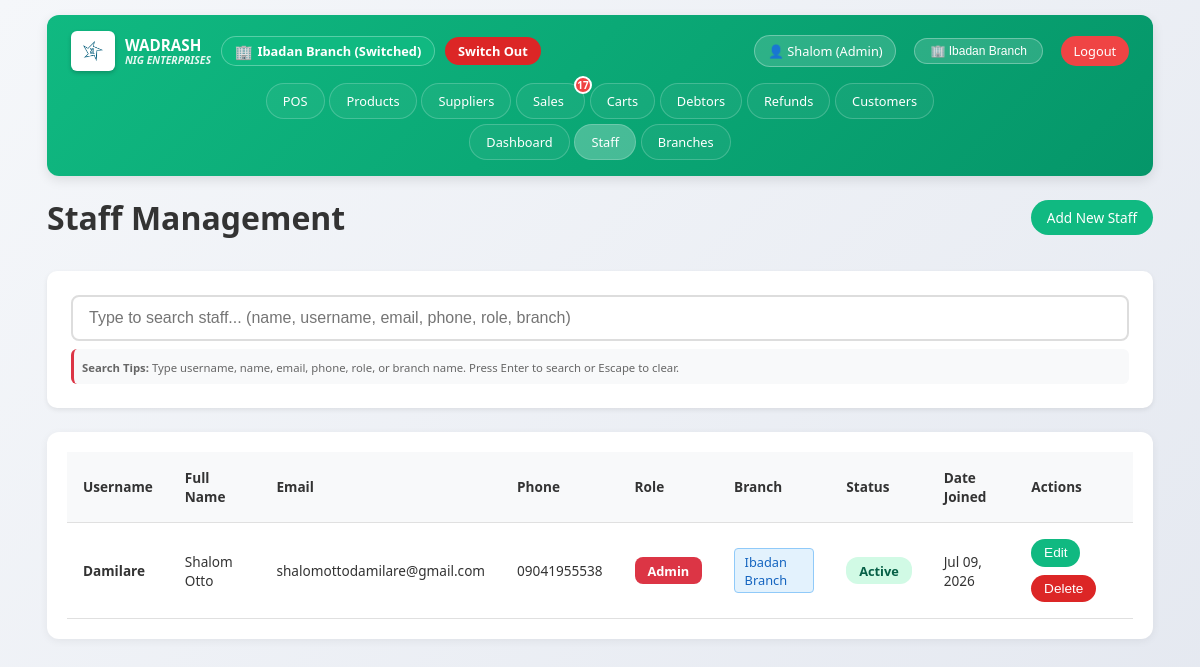
/staff/ (signed in), run on an earlier commit of the app's database.
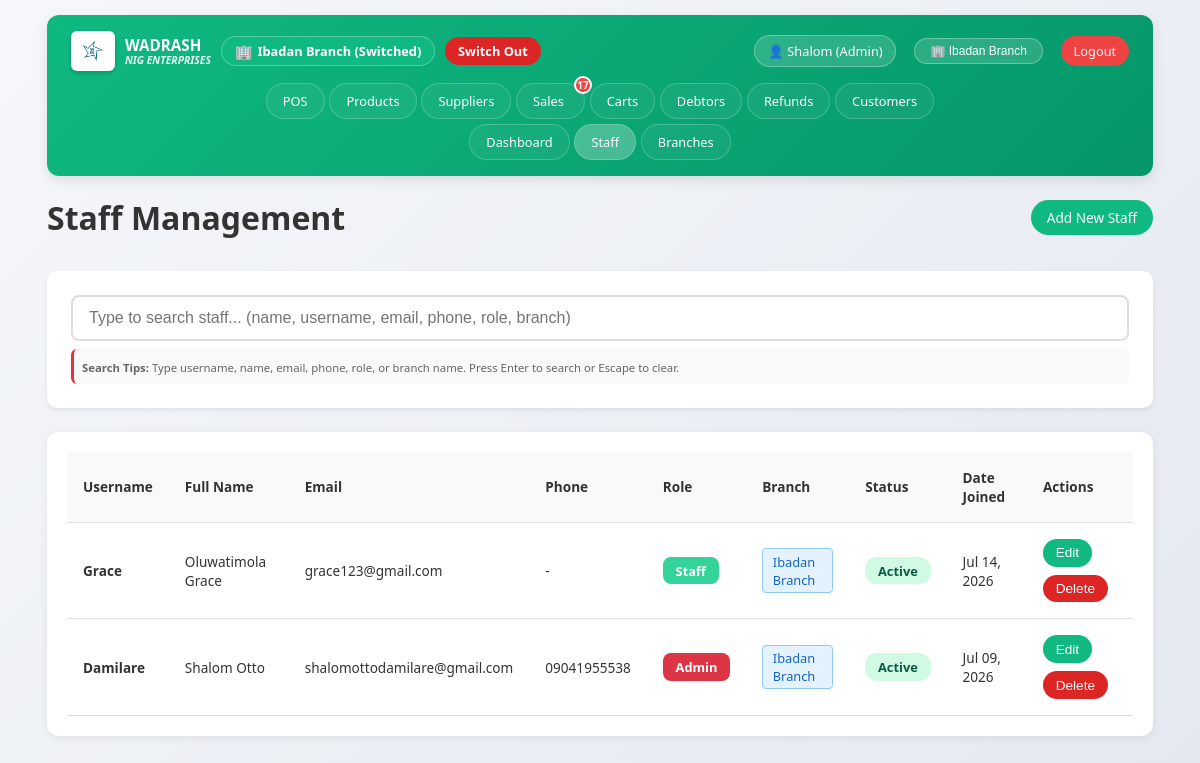
And on a later commit of the database.
### inventoryApp/models.py (models this page shows, shortened)
class User(AbstractUser):
    ROLE_CHOICES = [
        ('admin', 'Admin'),
        ('staff', 'Staff'),
        ('manager', 'Manager'),
    ]
    role = models.CharField(max_length=20, choices=ROLE_CHOICES, default='staff')
    phone = models.CharField(max_length=15, blank=True)
    address = models.TextField(blank=True)
    branch = models.ForeignKey('branches.Branch', on_delete=models.SET_NULL, null=True, blank=True, related_name='users')
    class Meta:
        db_table = 'users'

### branches/models.py (models this page shows, shortened)
class Branch(models.Model):
    name = models.CharField(max_length=100, help_text="Branch name (e.g., Lagos Branch, Ibadan Branch)")
    code = models.CharField(max_length=20, unique=True, help_text="Branch code (e.g., LAG, IBA)")
    address = models.TextField(blank=True, null=True)
    phone = models.CharField(max_length=20, blank=True, null=True)
    email = models.EmailField(blank=True, null=True)
    manager = models.CharField(max_length=100, blank=True, null=True)
    is_active = models.BooleanField(default=True)
    created_at = models.DateTimeField(auto_now_add=True)
    updated_at = models.DateTimeField(auto_now=True)
    class Meta:
        db_table = 'branches'
        ordering = ['name']
        verbose_name = 'Branch'
        verbose_name_plural = 'Branches'

### staff/views.py (the view, shortened to what this page needs)
# urls.py: path('', views.staff_list, name='staff_list'),
@login_required
def staff_list(request):
    if not (request.user.role == 'admin' or request.user.is_superuser or request.user.role == 'manager'):
        messages.error(request, 'Only admins and managers can view staff list')
        return redirect('pos')
    current_branch = None
    if request.user.is_superuser or request.user.role == 'admin':
        branch_id = request.session.get('current_branch_id')
        if branch_id:
            try:
                current_branch = Branch.objects.get(id=branch_id)
            except Branch.DoesNotExist:
                current_branch = None
    else:
        current_branch = request.user.branch
    staff = User.objects.filter(is_staff=True).order_by('-date_joined')
    if request.user.role == 'manager':
        staff = staff.filter(branch=current_branch)
    elif current_branch:
        staff = staff.filter(branch=current_branch)
    search_query = request.GET.get('search', '')
    branches = Branch.objects.filter(is_active=True).order_by('name') if request.user.is_superuser or request.user.role == 'admin' else []
    context = {
        'staff': staff,
        'search_query': search_query,
        'branches': branches,
        'user_role': request.user.role,
        'current_branch': current_branch,
        'viewing_all_branches': current_branch is None and (request.user.is_superuser or request.user.role == 'admin')
    }
    return render(request, 'staff/staff_list.html', context)

### inventoryApp/context_processors.py (called while the page is built)
def notifications(request):
    if request.user.is_authenticated:
        return {
            'unread_dashboard_count': UserNotification.get_unread_count(
                request.user, 'dashboard'
            ),
            'unread_debtors_count': UserNotification.get_unread_count(
                request.user, 'debtors'
            ),
            'unread_refunds_count': UserNotification.get_unread_count(
                request.user, 'refunds'
            ),
            'unread_sales_count': UserNotification.get_unread_count(
                request.user, 'sales'
            ),
            'total_unread_count': UserNotification.get_unread_count(request.user),
        }
    return {}

def session_timeout(request):
    return {
        'session_timeout': getattr(settings, 'AUTO_LOGOUT_DELAY', 30),
    }

def all_branches(request):
    if request.user.is_authenticated:
        branches = Branch.objects.filter(is_active=True).order_by('name')
        return {'all_branches': branches}
    return {}

### staff/templates/staff/staff_list.html (shortened to what the changed rows need)
{% extends 'base.html' %}
{% block content %}
<div style="display: flex; justify-content: space-between; align-items: center; margin-bottom: 2rem;">
    <h1>Staff Management</h1>
</div>
<div class="card">
    <div style="overflow-x: auto;">
        <table class="staff-table">
            <thead>
                <tr>
                    <th>Username</th>
                    <th>Full Name</th>
                    <th>Email</th>
                    <th>Phone</th>
                    <th>Role</th>
                    <th>Branch</th>
                    <th>Status</th>
                    <th>Date Joined</th>
                    <th>Actions</th>
                </tr>
            </thead>
            <tbody id="staffTableBody">
                {% for staff_member in staff %}
                <tr data-staff-id="{{ staff_member.id }}"
                    data-username="{{ staff_member.username }}"
                    data-first-name="{{ staff_member.first_name|default:'' }}"
                    data-last-name="{{ staff_member.last_name|default:'' }}"
                    data-email="{{ staff_member.email|default:'' }}"
                    data-phone="{{ staff_member.phone|default:'' }}"
                    data-role="{{ staff_member.role }}"
                    data-is-active="{{ staff_member.is_active }}"
                    data-branch-id="{{ staff_member.branch.id|default:'' }}"
                    data-branch-name="{{ staff_member.branch.name|default:'' }}">
                    <td><strong>{{ staff_member.username }}</strong></td>
                    <td>
                        {% if staff_member.first_name or staff_member.last_name %}
                            {{ staff_member.first_name }} {{ staff_member.last_name }}
                        {% else %}
                            -
                        {% endif %}
                    </td>
                    <td>{{ staff_member.email|default:"-" }}</td>
                    <td>{{ staff_member.phone|default:"-" }}</td>
                    <td>
                        <span class="role-badge role-{{ staff_member.role }}">
                            {{ staff_member.role|title }}
                        </span>
                    </td>
                    <td>
                        {% if staff_member.branch %}
                            <span class="branch-badge">{{ staff_member.branch.name }}</span>
                        {% else %}
                            <span class="branch-not-assigned">Not assigned</span>
                        {% endif %}
                    </td>
                    <td>
                        {% if staff_member.is_active %}
                        <span class="status-badge status-active">Active</span>
                        {% else %}
                        <span class="status-badge status-inactive">Inactive</span>
                        {% endif %}
                    </td>
                    <td>{{ staff_member.date_joined|date:"M d, Y" }}</td>
                    <td>
                        <div class="action-buttons">
                            {% if user.role == 'admin' or user.is_superuser %}
                            <button onclick="openEditStaffModal({{ staff_member.id }})"
                                    class="btn btn-primary btn-sm"
                                    title="Edit staff member">
                                Edit
                            </button>
                            {% endif %}
                            {% if staff_member != request.user and user.role == 'admin' or user.is_superuser %}
                            <button onclick="confirmDeleteStaff({{ staff_member.id }}, '{{ staff_member.username|escapejs }}')"
                                    class="btn btn-danger btn-sm"
                                    title="Delete staff member">
                                Delete
                            </button>
                            {% endif %}
                        </div>
                    </td>
                </tr>
                {% endfor %}
            </tbody>
        </table>
    </div>
</div>
{% endblock %}

### templates/base.html (shortened to what the changed rows need)
<!DOCTYPE html>
<html lang="en">
<head>
    {% load static %}
    <link href="{% static 'css/style.css' %}" rel="stylesheet">
</head>
<body data-unread-dashboard-count="{{ unread_dashboard_count|default:0 }}"
      data-unread-debtors-count="{{ unread_debtors_count|default:0 }}"
      data-unread-refunds-count="{{ unread_refunds_count|default:0 }}"
      data-unread-sales-count="{{ unread_sales_count|default:0 }}">
    <div class="container">
        {% if user.is_authenticated %}
        <nav class="navbar">
            <div class="navbar-brand">
                <img class="nav-logo" src="{% static 'img/WAS.jpeg' %}" alt="WADRASH NIG. LIMITED Logo">
                <div class="business-name">
                    <span class="business-name-main">WADRASH</span>
                    <span class="business-name-sub">NIG ENTERPRISES</span>
                </div>
                {% if user.role == 'admin' or user.is_superuser %}
                    {% if current_branch %}
                        <span class="branch-display switched">
                            <span class="branch-icon">🏢</span>
                            {{ current_branch.name }} (Switched)
                        </span>
                        <a href="{% url 'clear_branch_selection' %}" class="btn-switch-out">Switch Out</a>
                    {% else %}
                        <span class="branch-display">
                            <span class="branch-icon">🌐</span>
                            All Branches
                        </span>
                    {% endif %}
                {% endif %}
            </div>
            <div class="user-info">
                <span class="user-badge">
                    👤 {{ user.first_name|default:user.username }}
                    {% if user.role == 'admin' %}
                        (Admin)
                    {% elif user.role == 'manager' %}
                        (Manager)
                    {% else %}
                        (Staff)
                    {% endif %}
                </span>
                {% if user.role == 'admin' or user.is_superuser %}
                    <div class="branch-selector" style="position: relative; display: inline-block; margin: 0 10px;">
                        <button onclick="toggleBranchDropdown()" class="btn btn-sm" style="background: rgba(255,255,255,0.15); color: white; border: 1px solid rgba(255,255,255,0.3); border-radius: 20px; padding: 5px 15px;">
                            🏢 {{ current_branch.name|default:"All Branches" }}
                        </button>
                    </div>
                {% endif %}
                <a href="{% url 'logout' %}" class="btn-logout">Logout</a>
            </div>
            <div class="nav-grid-container" id="navMenu">
                <div class="nav-row">
                    {% if user.role == 'admin' or user.is_superuser %}
                        {% if current_branch %}
                            <a href="{% url 'home' %}" class="nav-link {% if request.path == '/home/' %}active{% endif %}">POS</a>
                        {% endif %}
                    {% else %}
                        <a href="{% url 'home' %}" class="nav-link {% if request.path == '/home/' %}active{% endif %}">POS</a>
                    {% endif %}
                    {% if user.role == 'admin' or user.role == 'manager' or user.is_superuser %}
                        <a href="{% url 'product_list' %}" class="nav-link {% if '/products/' in request.path %}active{% endif %}">Products</a>
                        <a href="{% url 'supplier_list' %}" class="nav-link {% if '/suppliers/' in request.path %}active{% endif %}">Suppliers</a>
                        <a href="{% url 'sale_history' %}" class="nav-link {% if '/sale_history' in request.path %}active{% endif %}">
                            Sales{% if unread_sales_count > 0 %}<span class="notification-badge">{{ unread_sales_count }}</span>{% endif %}
                        </a>
                    {% endif %}
                    <a href="{% url 'saved_carts_list' %}" class="nav-link">Carts</a>
                    <a href="{% url 'debtors_list' %}" class="nav-link">
                        Debtors{% if unread_debtors_count > 0 %}<span class="notification-badge">{{ unread_debtors_count }}</span>{% endif %}
                    </a>
                    <a href="{% url 'refund_requests_list' %}" class="nav-link">
                        Refunds{% if unread_refunds_count > 0 %}<span class="notification-badge">{{ unread_refunds_count }}</span>{% endif %}
                    </a>
                    <a href="{% url 'customer_list' %}" class="nav-link {% if '/customers/' in request.path %}active{% endif %}">Customers</a>
                </div>
                <div class="nav-row">
                    {% if user.role == 'admin' or user.role == 'manager' or user.is_superuser %}
                        <a href="{% url 'admin_dashboard' %}" class="nav-link {% if '/admin_dashboard' in request.path %}active{% endif %}">
                            Dashboard{% if unread_dashboard_count > 0 %}<span class="notification-badge">{{ unread_dashboard_count }}</span>{% endif %}
                        </a>
                        <a href="{% url 'staff_list' %}" class="nav-link {% if '/staff/' in request.path %}active{% endif %}">Staff</a>
                        {% if user.is_superuser or user.role == 'admin' %}
                            <a href="{% url 'branch_list' %}" class="nav-link {% if '/branches/' in request.path %}active{% endif %}">Branches</a>
                        {% endif %}
                    {% endif %}
                </div>
            </div>
        </nav>
        {% endif %}
        {% block content %}{% endblock %}
    </div>
</body>
</html>

What changed in the data, as far as the page shows it:
added User: username "Grace", first_name "Oluwatimola", last_name "Grace", email "grace123@gmail.com", phone "-", role "Staff", branch.name "Ibadan Branch", is_active "Active", date_joined "Jul 14, 2026"
